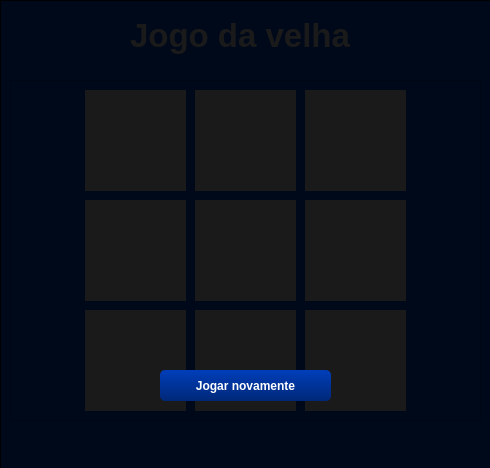
<?xml version="1.0" encoding="UTF-8"?>
<ui version="4.0">
 <class>MainWindow</class>
 <widget class="QMainWindow" name="MainWindow">
  <property name="geometry">
   <rect>
    <x>0</x>
    <y>0</y>
    <width>490</width>
    <height>468</height>
   </rect>
  </property>
  <property name="minimumSize">
   <size>
    <width>393</width>
    <height>468</height>
   </size>
  </property>
  <property name="windowTitle">
   <string>Jogo da Velha</string>
  </property>
  <property name="styleSheet">
   <string notr="true">background-color: rgb(0, 85, 255);color:#ffffff;</string>
  </property>
  <widget class="QWidget" name="centralwidget">
   <widget class="QLabel" name="label_namegame">
    <property name="geometry">
     <rect>
      <x>130</x>
      <y>10</y>
      <width>261</width>
      <height>51</height>
     </rect>
    </property>
    <property name="font">
     <font>
      <pointsize>25</pointsize>
      <weight>75</weight>
      <bold>true</bold>
     </font>
    </property>
    <property name="styleSheet">
     <string notr="true">QLabel{font-weight:bold;}</string>
    </property>
    <property name="text">
     <string>Jogo da velha</string>
    </property>
   </widget>
   <widget class="QFrame" name="frame_p1">
    <property name="geometry">
     <rect>
      <x>10</x>
      <y>80</y>
      <width>471</width>
      <height>341</height>
     </rect>
    </property>
    <property name="frameShape">
     <enum>QFrame::StyledPanel</enum>
    </property>
    <property name="frameShadow">
     <enum>QFrame::Raised</enum>
    </property>
    <widget class="QGroupBox" name="groupBox">
     <property name="geometry">
      <rect>
       <x>20</x>
       <y>69</y>
       <width>431</width>
       <height>160</height>
      </rect>
     </property>
     <property name="font">
      <font>
       <pointsize>10</pointsize>
       <weight>75</weight>
       <bold>true</bold>
      </font>
     </property>
     <property name="styleSheet">
      <string notr="true">QGroupBox{color:rgb(0, 43, 129);}</string>
     </property>
     <property name="title">
      <string>Digite o nome do jogador:</string>
     </property>
     <widget class="QLabel" name="label_2">
      <property name="geometry">
       <rect>
        <x>20</x>
        <y>40</y>
        <width>261</width>
        <height>41</height>
       </rect>
      </property>
      <property name="font">
       <font>
        <pointsize>15</pointsize>
        <weight>75</weight>
        <bold>true</bold>
       </font>
      </property>
      <property name="styleSheet">
       <string notr="true">QLabel{font-weight:bold;}</string>
      </property>
      <property name="text">
       <string>Jogador 1  ( X ):</string>
      </property>
     </widget>
     <widget class="QLineEdit" name="lineEdit_p1">
      <property name="geometry">
       <rect>
        <x>20</x>
        <y>90</y>
        <width>391</width>
        <height>31</height>
       </rect>
      </property>
      <property name="font">
       <font>
        <pointsize>10</pointsize>
        <weight>75</weight>
        <bold>true</bold>
       </font>
      </property>
      <property name="autoFillBackground">
       <bool>false</bool>
      </property>
      <property name="styleSheet">
       <string notr="true">QLineEdit{background-color:#FFFFFF;border:0px;border-radius:5px;padding:0 10px;color:#000000;}</string>
      </property>
     </widget>
    </widget>
    <widget class="QPushButton" name="pushButton_p1">
     <property name="geometry">
      <rect>
       <x>340</x>
       <y>250</y>
       <width>111</width>
       <height>31</height>
      </rect>
     </property>
     <property name="autoFillBackground">
      <bool>false</bool>
     </property>
     <property name="styleSheet">
      <string notr="true">QPushButton{background-color:qlineargradient(spread:pad, x1:1, y1:1, x2:1, y2:0, stop:0 rgb(0, 40, 120), stop:1 rgb(0, 62, 186));border:0px; border-radius:5px;font-weight:bold;} QPushButton:hover{background-color:qlineargradient(spread:pad, x1:1, y1:1, x2:1, y2:0, stop:0 rgb(0, 22, 86), stop:1 rgb(0, 40, 120));}</string>
     </property>
     <property name="text">
      <string>Jogar</string>
     </property>
    </widget>
   </widget>
   <widget class="QLabel" name="label_4">
    <property name="geometry">
     <rect>
      <x>420</x>
      <y>430</y>
      <width>51</width>
      <height>20</height>
     </rect>
    </property>
    <property name="font">
     <font>
      <pointsize>15</pointsize>
      <weight>75</weight>
      <bold>true</bold>
     </font>
    </property>
    <property name="text">
     <string>muz</string>
    </property>
    <property name="alignment">
     <set>Qt::AlignRight|Qt::AlignTrailing|Qt::AlignVCenter</set>
    </property>
   </widget>
   <widget class="QFrame" name="frame_p2">
    <property name="geometry">
     <rect>
      <x>10</x>
      <y>80</y>
      <width>471</width>
      <height>341</height>
     </rect>
    </property>
    <property name="frameShape">
     <enum>QFrame::StyledPanel</enum>
    </property>
    <property name="frameShadow">
     <enum>QFrame::Raised</enum>
    </property>
    <widget class="QGroupBox" name="groupBox_3">
     <property name="geometry">
      <rect>
       <x>20</x>
       <y>69</y>
       <width>431</width>
       <height>160</height>
      </rect>
     </property>
     <property name="font">
      <font>
       <pointsize>10</pointsize>
       <weight>75</weight>
       <bold>true</bold>
      </font>
     </property>
     <property name="styleSheet">
      <string notr="true">QGroupBox{color:rgb(0, 43, 129);}</string>
     </property>
     <property name="title">
      <string>Digite o nome do jogador:</string>
     </property>
     <widget class="QLabel" name="label_5">
      <property name="geometry">
       <rect>
        <x>20</x>
        <y>40</y>
        <width>261</width>
        <height>41</height>
       </rect>
      </property>
      <property name="font">
       <font>
        <pointsize>15</pointsize>
        <weight>75</weight>
        <bold>true</bold>
       </font>
      </property>
      <property name="styleSheet">
       <string notr="true">QLabel{font-weight:bold;}</string>
      </property>
      <property name="text">
       <string>Jogador 2  ( O ):</string>
      </property>
     </widget>
     <widget class="QLineEdit" name="lineEdit_p2">
      <property name="geometry">
       <rect>
        <x>20</x>
        <y>90</y>
        <width>391</width>
        <height>31</height>
       </rect>
      </property>
      <property name="font">
       <font>
        <pointsize>10</pointsize>
        <weight>75</weight>
        <bold>true</bold>
       </font>
      </property>
      <property name="autoFillBackground">
       <bool>false</bool>
      </property>
      <property name="styleSheet">
       <string notr="true">QLineEdit{background-color:#FFFFFF;border:0px;border-radius:5px;padding:0 10px;color:#000000;}</string>
      </property>
     </widget>
    </widget>
    <widget class="QPushButton" name="pushButton_p2">
     <property name="geometry">
      <rect>
       <x>340</x>
       <y>250</y>
       <width>111</width>
       <height>31</height>
      </rect>
     </property>
     <property name="autoFillBackground">
      <bool>false</bool>
     </property>
     <property name="styleSheet">
      <string notr="true">QPushButton{background-color:qlineargradient(spread:pad, x1:1, y1:1, x2:1, y2:0, stop:0 rgb(0, 40, 120), stop:1 rgb(0, 62, 186));border:0px; border-radius:5px;font-weight:bold;} QPushButton:hover{background-color:qlineargradient(spread:pad, x1:1, y1:1, x2:1, y2:0, stop:0 rgb(0, 22, 86), stop:1 rgb(0, 40, 120));}</string>
     </property>
     <property name="text">
      <string>Jogar</string>
     </property>
    </widget>
   </widget>
   <widget class="QFrame" name="framegame">
    <property name="enabled">
     <bool>true</bool>
    </property>
    <property name="geometry">
     <rect>
      <x>10</x>
      <y>80</y>
      <width>471</width>
      <height>341</height>
     </rect>
    </property>
    <property name="frameShape">
     <enum>QFrame::StyledPanel</enum>
    </property>
    <property name="frameShadow">
     <enum>QFrame::Raised</enum>
    </property>
    <widget class="QPushButton" name="pushButton_c0">
     <property name="geometry">
      <rect>
       <x>75</x>
       <y>10</y>
       <width>101</width>
       <height>101</height>
      </rect>
     </property>
     <property name="styleSheet">
      <string notr="true">QPushButton{background-color:#FFFFFF; border:0px; font-size:72pt; font-weight:bold; text-align:center;color:#000000;line-height:101px;padding:10px;}</string>
     </property>
     <property name="text">
      <string/>
     </property>
    </widget>
    <widget class="QPushButton" name="pushButton_c1">
     <property name="geometry">
      <rect>
       <x>185</x>
       <y>10</y>
       <width>101</width>
       <height>101</height>
      </rect>
     </property>
     <property name="font">
      <font>
       <pointsize>72</pointsize>
       <weight>75</weight>
       <bold>true</bold>
      </font>
     </property>
     <property name="layoutDirection">
      <enum>Qt::LeftToRight</enum>
     </property>
     <property name="autoFillBackground">
      <bool>false</bool>
     </property>
     <property name="styleSheet">
      <string notr="true">QPushButton{background-color:#FFFFFF; border:0px; font-size:72pt; font-weight:bold; text-align:center;color:#000000;line-height:101px;padding:10px;}</string>
     </property>
     <property name="text">
      <string/>
     </property>
    </widget>
    <widget class="QPushButton" name="pushButton_c2">
     <property name="geometry">
      <rect>
       <x>295</x>
       <y>10</y>
       <width>101</width>
       <height>101</height>
      </rect>
     </property>
     <property name="styleSheet">
      <string notr="true">QPushButton{background-color:#FFFFFF; border:0px; font-size:72pt; font-weight:bold; text-align:center;color:#000000;line-height:101px;padding:10px;}</string>
     </property>
     <property name="text">
      <string/>
     </property>
    </widget>
    <widget class="QPushButton" name="pushButton_c4">
     <property name="geometry">
      <rect>
       <x>185</x>
       <y>120</y>
       <width>101</width>
       <height>101</height>
      </rect>
     </property>
     <property name="font">
      <font>
       <pointsize>72</pointsize>
       <weight>75</weight>
       <bold>true</bold>
      </font>
     </property>
     <property name="layoutDirection">
      <enum>Qt::LeftToRight</enum>
     </property>
     <property name="autoFillBackground">
      <bool>false</bool>
     </property>
     <property name="styleSheet">
      <string notr="true">QPushButton{background-color:#FFFFFF; border:0px; font-size:72pt; font-weight:bold; text-align:center;color:#000000;line-height:101px;padding:10px;}</string>
     </property>
     <property name="text">
      <string/>
     </property>
    </widget>
    <widget class="QPushButton" name="pushButton_c5">
     <property name="geometry">
      <rect>
       <x>295</x>
       <y>120</y>
       <width>101</width>
       <height>101</height>
      </rect>
     </property>
     <property name="styleSheet">
      <string notr="true">QPushButton{background-color:#FFFFFF; border:0px; font-size:72pt; font-weight:bold; text-align:center;color:#000000;line-height:101px;padding:10px;}</string>
     </property>
     <property name="text">
      <string/>
     </property>
    </widget>
    <widget class="QPushButton" name="pushButton_c3">
     <property name="geometry">
      <rect>
       <x>75</x>
       <y>120</y>
       <width>101</width>
       <height>101</height>
      </rect>
     </property>
     <property name="styleSheet">
      <string notr="true">QPushButton{background-color:#FFFFFF; border:0px; font-size:72pt; font-weight:bold; text-align:center;color:#000000;line-height:101px;padding:10px;}</string>
     </property>
     <property name="text">
      <string/>
     </property>
    </widget>
    <widget class="QPushButton" name="pushButton_c6">
     <property name="geometry">
      <rect>
       <x>75</x>
       <y>230</y>
       <width>101</width>
       <height>101</height>
      </rect>
     </property>
     <property name="styleSheet">
      <string notr="true">QPushButton{background-color:#FFFFFF; border:0px; font-size:72pt; font-weight:bold; text-align:center;color:#000000;line-height:101px;padding:10px;}</string>
     </property>
     <property name="text">
      <string/>
     </property>
    </widget>
    <widget class="QPushButton" name="pushButton_c8">
     <property name="geometry">
      <rect>
       <x>295</x>
       <y>230</y>
       <width>101</width>
       <height>101</height>
      </rect>
     </property>
     <property name="styleSheet">
      <string notr="true">QPushButton{background-color:#FFFFFF; border:0px; font-size:72pt; font-weight:bold; text-align:center;color:#000000;line-height:101px;padding:10px;}</string>
     </property>
     <property name="text">
      <string/>
     </property>
    </widget>
    <widget class="QPushButton" name="pushButton_c7">
     <property name="geometry">
      <rect>
       <x>185</x>
       <y>230</y>
       <width>101</width>
       <height>101</height>
      </rect>
     </property>
     <property name="font">
      <font>
       <pointsize>72</pointsize>
       <weight>75</weight>
       <bold>true</bold>
      </font>
     </property>
     <property name="layoutDirection">
      <enum>Qt::LeftToRight</enum>
     </property>
     <property name="autoFillBackground">
      <bool>false</bool>
     </property>
     <property name="styleSheet">
      <string notr="true">QPushButton{background-color:#FFFFFF; border:0px; font-size:72pt; font-weight:bold; text-align:center;color:#000000;line-height:101px;padding:10px;}</string>
     </property>
     <property name="text">
      <string/>
     </property>
    </widget>
   </widget>
   <widget class="QLabel" name="label_informations">
    <property name="geometry">
     <rect>
      <x>10</x>
      <y>430</y>
      <width>471</width>
      <height>20</height>
     </rect>
    </property>
    <property name="font">
     <font>
      <pointsize>10</pointsize>
      <weight>75</weight>
      <bold>true</bold>
     </font>
    </property>
    <property name="layoutDirection">
     <enum>Qt::LeftToRight</enum>
    </property>
    <property name="styleSheet">
     <string notr="true">QLabel{text-align:center;font-size:10pt;font-weight:bold;color:rgb(255, 255, 0);}</string>
    </property>
    <property name="text">
     <string/>
    </property>
    <property name="alignment">
     <set>Qt::AlignCenter</set>
    </property>
   </widget>
   <widget class="QFrame" name="framewin">
    <property name="enabled">
     <bool>true</bool>
    </property>
    <property name="geometry">
     <rect>
      <x>0</x>
      <y>0</y>
      <width>491</width>
      <height>471</height>
     </rect>
    </property>
    <property name="styleSheet">
     <string notr="true">QFrame{background:rgba(0, 0, 0,90%);}</string>
    </property>
    <property name="frameShape">
     <enum>QFrame::StyledPanel</enum>
    </property>
    <property name="frameShadow">
     <enum>QFrame::Raised</enum>
    </property>
    <widget class="QLabel" name="labelwin">
     <property name="geometry">
      <rect>
       <x>40</x>
       <y>160</y>
       <width>411</width>
       <height>131</height>
      </rect>
     </property>
     <property name="styleSheet">
      <string notr="true">QLabel{background:RGBA(0,0,0,0%);color:rgb(255, 255, 0);font-size:40px;text-align:center;}</string>
     </property>
     <property name="text">
      <string/>
     </property>
     <property name="alignment">
      <set>Qt::AlignCenter</set>
     </property>
    </widget>
    <widget class="QPushButton" name="pushButtonwin">
     <property name="enabled">
      <bool>true</bool>
     </property>
     <property name="geometry">
      <rect>
       <x>160</x>
       <y>370</y>
       <width>171</width>
       <height>31</height>
      </rect>
     </property>
     <property name="styleSheet">
      <string notr="true">QPushButton{background-color:qlineargradient(spread:pad, x1:1, y1:1, x2:1, y2:0, stop:0 rgb(0, 40, 120), stop:1 rgb(0, 62, 186));border:0px; border-radius:5px;font-weight:bold;} QPushButton:hover{background-color:qlineargradient(spread:pad, x1:1, y1:1, x2:1, y2:0, stop:0 rgb(0, 22, 86), stop:1 rgb(0, 40, 120));}</string>
     </property>
     <property name="text">
      <string>Jogar novamente</string>
     </property>
    </widget>
   </widget>
  </widget>
 </widget>
 <resources/>
 <connections/>
</ui>
